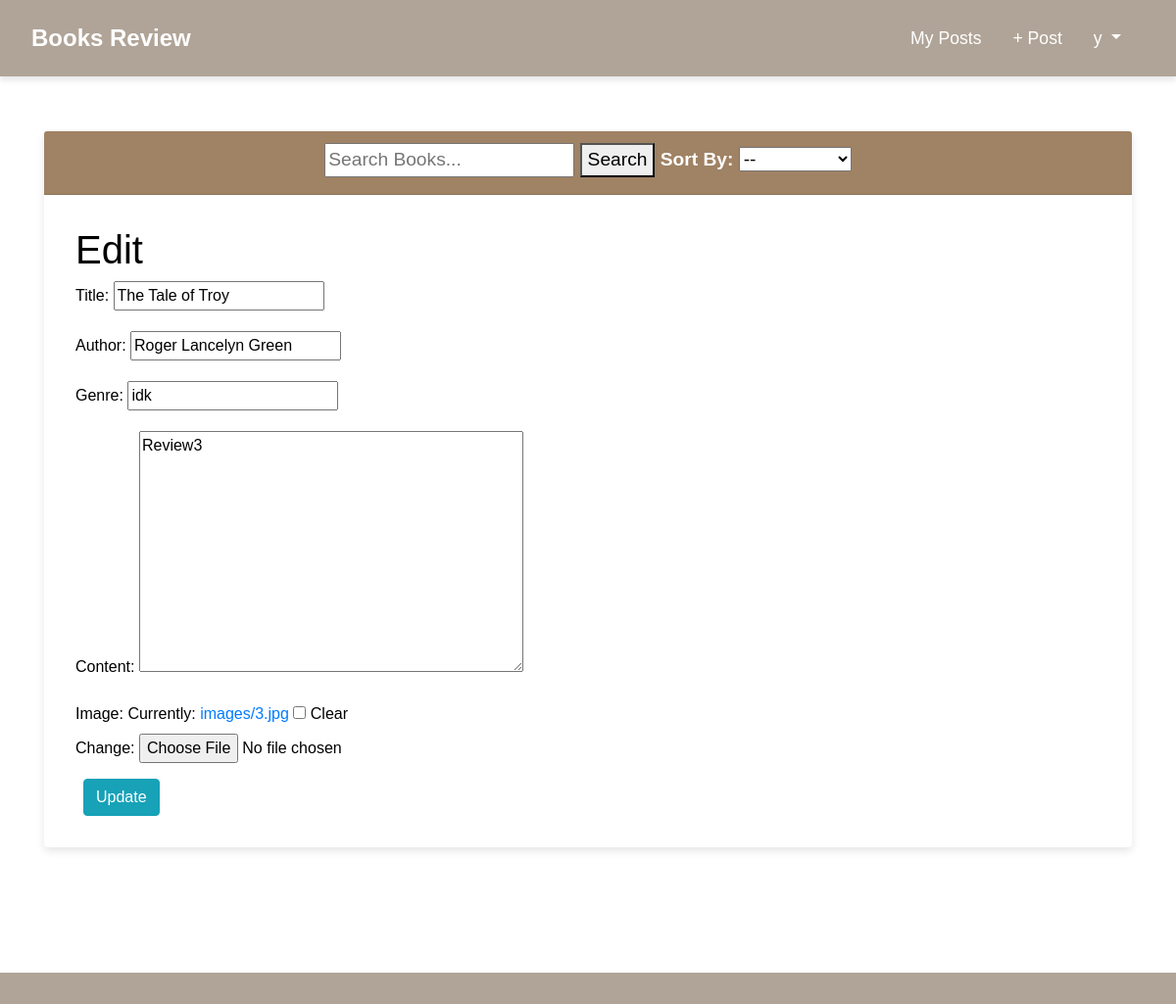
/posts/3/edit/ (signed in), run on the app's committed database.
### users/models.py (models this page shows, shortened)
class CustomUser(AbstractUser):
    age = models.PositiveIntegerField(null=True, blank=True)
    following = models.ManyToManyField('self', symmetrical=False, related_name='followers', blank=True)

### posts/models.py (models this page shows, shortened)
class Post(models.Model):
    title = models.CharField(max_length=200)
    author = models.CharField(max_length=255, blank=True, null=True)
    genre = models.CharField(max_length=255, blank=True, null=True)
    date = models.DateTimeField(auto_now_add=True)
    content = models.TextField()
    image = models.ImageField(upload_to='images/', null=True, blank=True)
    created_at = models.DateTimeField(auto_now_add=True)
    likes = models.ManyToManyField(settings.AUTH_USER_MODEL, related_name='liked_posts', blank=True)
    created_by = models.ForeignKey('users.CustomUser', on_delete=models.CASCADE, null=True, blank=True)
    class Meta:
        ordering = ['-created_at']

### posts/views.py (the view)
# urls.py: path('<int:pk>/edit/',PostsUpdateView.as_view(), name='post_edit'),
class PostsUpdateView(UpdateView):
    model = Post
    fields = ('title', 'author','genre','content','image')
    template_name = 'post_edit.html'
    success_url = reverse_lazy('my_posts')

### templates/post_edit.html
{% extends 'base.html' %}
{% block content %}
<h1>Edit</h1>
<form action="" method="post">{% csrf_token %}
    {{ form.as_p }}
    <button class="btn btn-info ml-2" type="submit">Update</button>
</form>
{% endblock content %}

### templates/base.html (shortened to what this page needs)
<!doctype html>
<html lang="en">
    <head>
        <link rel="stylesheet"
        href="https://stackpath.bootstrapcdn.com/bootstrap/4.1.3/css/bootstrap.min.css"
>
    </head>
    <body>
        <nav class="navbar navbar-expand-md navbar-dark mb-4">
            <a class="navbar-brand" href="{% url 'home' %}">Books Review</a>
            <div class="collapse navbar-collapse" id="navbarCollapse">
                    {% if user.is_authenticated %}
                        <ul class="navbar-nav ml-auto">
                            <li>
                                <a class="nav-link" href="{% url 'my_posts' %}">My Posts</a>
                            </li>
                            <li class="nav-item">
                                <a class="nav-link" href="{% url 'upload' %}">+ Post</a>
                            </li>
                            <li class="nav-item dropdown">
                                <a class="nav-link dropdown-toggle" href="#" id="userMenu" data-toggle="dropdown" aria-haspopup="true" aria-expanded="false">
                                    {{ user.username }}
                                </a>
                            </li>
                        </ul>
                    {% endif %}
            </div>
        </nav>
            <div class="container">
                <div class="card">
                    <div class="card-header">
                        {% if user.is_authenticated %}
                            <form method="GET" action="{% url 'home' %}">
                                <input type="text" name="search" placeholder="Search Books..." value="{{ search_query }}">
                                <button type="submit">Search</button>
                                <label for="sort">Sort By:</label>
                                <select name="sort" id="sort" onchange="this.form.submit()">
                                    <option value="" {% if not sort_by %}selected{% endif %}>--</option>
                                </select>
                            </form>
                        {% endif %}
                    </div>
                    <div class="card-body">
                        {% block content %}
                        {% endblock content %}
                    </div>
                </div>
            </div>
        <footer class="footer">
        </footer>
    </body>
</html>

### templates/base.html (style rules this page uses)
body { background-color: #ffffff; color: #1c8585; font-family: 'Arial', sans-serif; }
.navbar { background-color: #b0a498; padding: 1rem 2rem; box-shadow: 0px 4px 6px rgba(0, 0, 0, 0.1); }
.navbar-brand { font-weight: bold; font-size: 1.5rem; color: #ffffff !important; }
.nav-link, .dropdown-toggle { color: #ffffff !important; margin-right: 1rem; font-size: 1.1rem; }
.container { padding-top: 2rem; padding-bottom: 2rem; }
.card { border: none; box-shadow: 0px 4px 8px rgba(0, 0, 0, 0.1); margin-bottom: 2rem; }
.card-header { background-color: #a08264; color: #ffffff; font-weight: bold; font-size: 1.2rem; text-align: center; }
.card-body { padding: 2rem; font-size: 1rem; color: #000000; }
.footer { background-color: #b0a498; color: #ffffff; padding: 1rem 0; text-align: center; margin-top: 4rem; }

### data on the page
CustomUser: username "y"
Post: title "The Tale of Troy", author "Roger Lancelyn Green", genre "idk", content "Review3"
